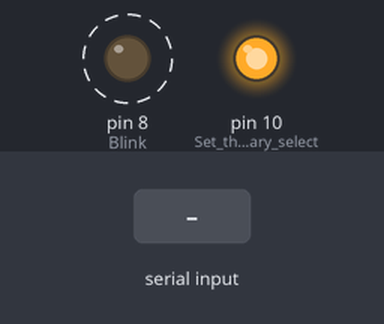
A sketch run on a simulated Arduino Uno, built with avr-gcc and run on an emulated ATmega328P. Parts: output pins drawn as LEDs (lit = HIGH). Dashed ring = blinking. Inputs (shaded band) come from the test bench. What the sketch prints to the serial monitor is not drawn.

Above: at 1.7 s.
1.8 s: byte 30 received over Serial
4.0 s: byte 90 received over Serial
6.0 s: byte 120 received over Serial
Timing chart, 0 to 14.0 s (numbered marks = the images above; inputs shaded):
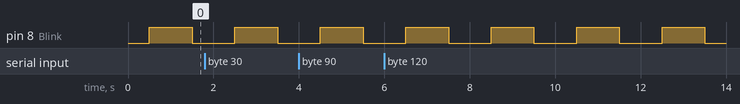

Measured:
- by itself, pin 8 (Blink): alternates HIGH for 1.0 s and LOW for 1.0 s

The sketch:

SPI_Primary.ino
```cpp
#include <SPI.h> // Include the SPI library for primary
byte dataToSend;
byte dataToReceive;
boolean blink = LOW;
void setup() {
pinMode(8,OUTPUT); // Blink
pinMode(10,OUTPUT); // Set the secondary select pin to output for the primary
digitalWrite(10, HIGH); // Set the secondary select pin high
SPI.begin(); // Start SPI
Serial.begin(115200);
delay(500); // Allow connected devices to initialize
}// End setup
void loop() {
while (Serial.available() > 0) {

dataToSend = Serial.read(); // Read a byte in from serial
transferSPI(dataToSend); // Sent that byte
}
digitalWrite(8, (blink = !blink)); // Blink LED life check
delay(1000);
}// End loop
byte transferSPI(byte dataToSend) {
digitalWrite(10, LOW); // Turn the secondary select on
delay(1); // The secondary takes a moment to respond to the secondary select line falling
dataToReceive = SPI.transfer(dataToSend); // Begin full-duplex data transfer
digitalWrite(10, HIGH); // Turn the secondary select off
Serial.write(dataToSend); // Echo sent data
Serial.println();
Serial.write(dataToReceive); // Display byte received
Serial.println();
}// End transferSPI
```
